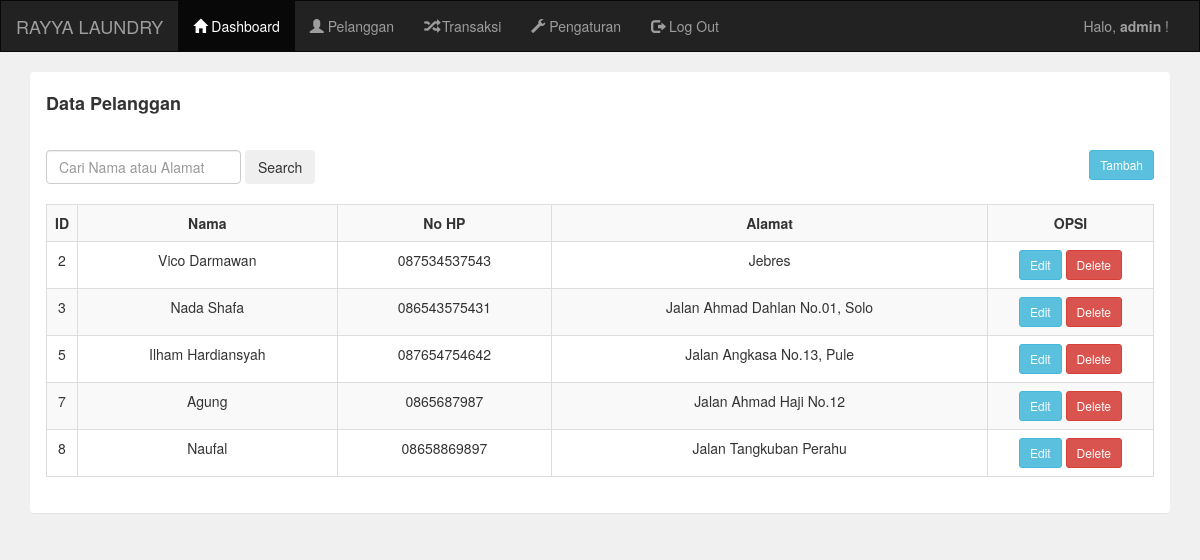
The page /admin/pelanggan.php (signed in) on the database its author committed.
### tables this page shows
CREATE TABLE `pelanggan` (
  `pelanggan_id` int(11) NOT NULL,
  `pelanggan_nama` varchar(255) NOT NULL,
  `pelanggan_hp` varchar(20) NOT NULL,
  `pelanggan_alamat` text NOT NULL
);

### admin/pelanggan.php (the view, shortened to what this page needs)
<?php include 'header.php'; ?>
<div class="container" margin="10px 10px 10px 10px";>
	<div class="panel">
		<div class="panel-heading">
			<h4><b>Data Pelanggan</b></h4>
		</div>
		<div class="panel-body">
 <div class="col-xs">
			<a href="pelanggan_tambah.php" class="btn btn-sm btn-info pull-right">Tambah</a>
			<div class="col-xs">
				<form class="form-inline my-2 my-lg-0 " action="pelanggan.php"method="get">
					<input class="form-control mr-sm-2 mt-4"type="search"placeholder="Cari Nama atau Alamat" aria-label="Search"name="cari">
						<button class="btn btn-outline-success mt-4"type="submit">Search</button>
				</form>
				<br>
				</div>
			<table class="table table-bordered table-striped">
				<tr>
				<th width="1%">ID</th>
				<th class="text-center"> Nama </th>
				<th class="text-center">No HP</th>
				<th class="text-center"> Alamat</th>
				<th class="text-center"width="15%">OPSI</th>
				</tr>
				<?php
				include '../koneksi.php';
					if(isset($_GET['cari'])){
					$cari = $_GET['cari'];
					$data = mysqli_query($koneksi, "SELECT * FROM pelanggan
					WHERE pelanggan_nama like '%".$cari."%'
					OR  pelanggan_alamat LIKE '%".$cari."%'
					");
					} else{
				$data = mysqli_query($koneksi,"select * from pelanggan ORDER BY pelanggan_id ASC");
					}
				while($d=mysqli_fetch_array($data)){
					?>
					<tr>
						<td class="text-center"><?php echo $d['pelanggan_id']; ?></td>
						<td class="text-center"><?php echo $d['pelanggan_nama']; ?></td>
						<td class="text-center"><?php echo $d['pelanggan_hp']; ?></td>
						<td class="text-center"><?php echo $d['pelanggan_alamat']; ?></td>
						<td class="text-center">
						<?php echo "<a class ='btn btn-sm btn-info' href=\"pelanggan_edit.php?id=$d[pelanggan_id]\" onClick=\"return confirm('Apakan anda yakin ingin mengedit?')\">Edit</a>
						<a class ='btn btn-sm btn-danger' href=\"pelanggan_hapus.php?id=$d[pelanggan_id]\" onClick=\"return confirm('Apakah anda yakin ingin menghapus?')\">Delete</a></td>"; ?>
					</tr>
					<?php
				}
				?>
			</table>
		</div>
	</div>
</div>
<?php include 'footer.php'; ?>

### rows shown on the page
pelanggan: pelanggan_id "2", pelanggan_nama "Vico Darmawan", pelanggan_hp "087534537543", pelanggan_alamat "Jebres"
pelanggan: pelanggan_id "3", pelanggan_nama "Nada Shafa", pelanggan_hp "086543575431", pelanggan_alamat "Jalan Ahmad Dahlan No.01, Solo"
pelanggan: pelanggan_id "5", pelanggan_nama "Ilham Hardiansyah", pelanggan_hp "087654754642", pelanggan_alamat "Jalan Angkasa No.13, Pule"
pelanggan: pelanggan_id "7", pelanggan_nama "Agung", pelanggan_hp "0865687987", pelanggan_alamat "Jalan Ahmad Haji No.12"
pelanggan: pelanggan_id "8", pelanggan_nama "Naufal", pelanggan_hp "08658869897", pelanggan_alamat "Jalan Tangkuban Perahu"

### other values the page prints
$_SESSION['username'] "admin"
